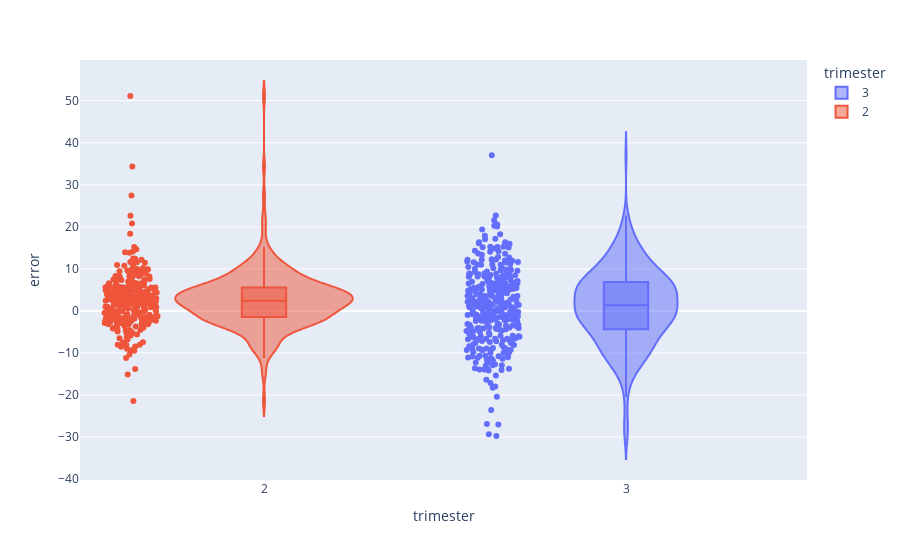

Notebook code cell kept with this figure:
### Code cell
fig = px.violin(df_g, y="error", x='trimester', color="trimester", box=True, points="all")
fig

### Figure 1 — Plotly figure (JSON) as saved in the notebook; plotly's stock layout.template omitted (floating-point values rounded to 4 significant figures; data arrays with more than 128 entries replaced by an {"elided": "..."} marker saying what was removed)
{"data": [{"alignmentgroup": "True", "box": {"visible": true}, "hovertemplate": "trimester=%{x}<br>error=%{y}<extra></extra>", "legendgroup": "3", "marker": {"color": "#636efa"}, "name": "3", "offsetgroup": "3", "orientation": "v", "points": "all", "scalegroup": "True", "showlegend": true, "type": "violin", "x": {"elided": "358 int values"}, "x0": " ", "xaxis": "x", "y": {"elided": "358 float values"}, "y0": " ", "yaxis": "y"}, {"alignmentgroup": "True", "box": {"visible": true}, "hovertemplate": "trimester=%{x}<br>error=%{y}<extra></extra>", "legendgroup": "2", "marker": {"color": "#EF553B"}, "name": "2", "offsetgroup": "2", "orientation": "v", "points": "all", "scalegroup": "True", "showlegend": true, "type": "violin", "x": {"elided": "280 int values"}, "x0": " ", "xaxis": "x", "y": {"elided": "280 float values"}, "y0": " ", "yaxis": "y"}], "layout": {"autosize": true, "legend": {"title": {"text": "trimester"}, "tracegroupgap": 0}, "margin": {"t": 60}, "violinmode": "overlay", "xaxis": {"anchor": "y", "autorange": true, "categoryarray": [3, 2], "categoryorder": "array", "domain": [0, 1], "range": [1.496, 3.5], "title": {"text": "trimester"}, "type": "linear"}, "yaxis": {"anchor": "x", "autorange": true, "domain": [0, 1], "range": [-40.22, 59.68], "title": {"text": "error"}, "type": "linear"}}}
